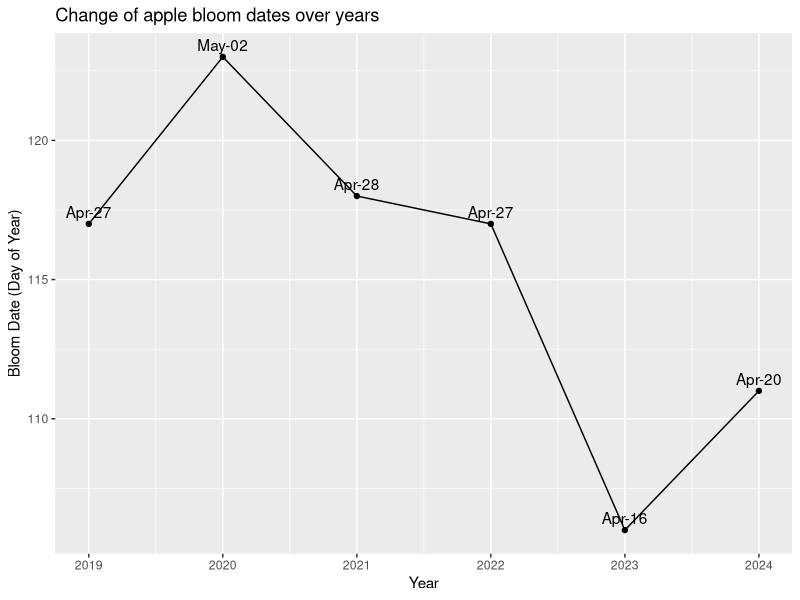
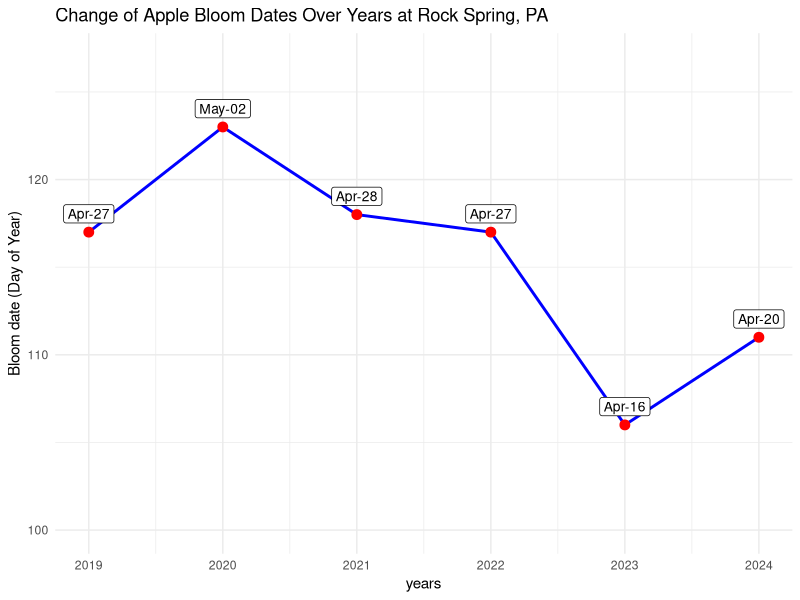

Recreate these plots in R, in order.
# Load necessary libraries
library(ggplot2)
library(dplyr)
library(lubridate)

# Create a sample data frame
dta <- data.frame(
  years = c(2024, 2023, 2022, 2021, 2020, 2019),
  # predicted bloom dates for Rock Springs
  bloom_dates = as.Date(c('2024-04-20',	'2023-04-16',	'2022-04-27',	'2021-04-28',	'2020-05-02',	'2019-04-27'))
)

# predicted bloom dates for Harborckreek
#bloom_dates = as.Date(c('2024-04-28',	'2023-05-07',	'2022-05-08',	'2021-04-28',	'2020-05-19',	'2019-05-12'))


# Calculate the day of the year
dta$day_of_year <- yday(dta$bloom_dates)
# Extract month-day format
dta$month_day <- format(dta$bloom_dates, "%b-%d")

# Plot the data
ggplot(dta, aes(x = years, y = day_of_year, group = 1)) +
  geom_line() +
  geom_point() +
  geom_text(aes(label = month_day), vjust = -0.5, hjust = 0.5) +
  labs(
    title = "Change of apple bloom dates over years",
    x = "Year",
    y = "Bloom Date (Day of Year)"
  ) 
# Improve the aesthetics of this line graph
p2 <- ggplot(dta, aes(x = years, y = day_of_year, group = 1)) +
  geom_line(color = "blue", linewidth = 1) + # Change line color and size
  geom_point(color = "red", size = 3) + # Change point color and size
  geom_label(aes(label = month_day), vjust = -0.5, hjust = 0.5, size = 3.5) + # Adjust text size
  labs(
    title = "Change of Apple Bloom Dates Over Years at Rock Spring, PA", # adjust based on weather file
    y = "Bloom date (Day of Year)"
  ) +
  ylim(100, 127) +
  theme_minimal()

# better looking plot
print(p2)

# combine the multiple plots
# library(ggpubr)
# ggarrange(p1, p2, nrow =2)
